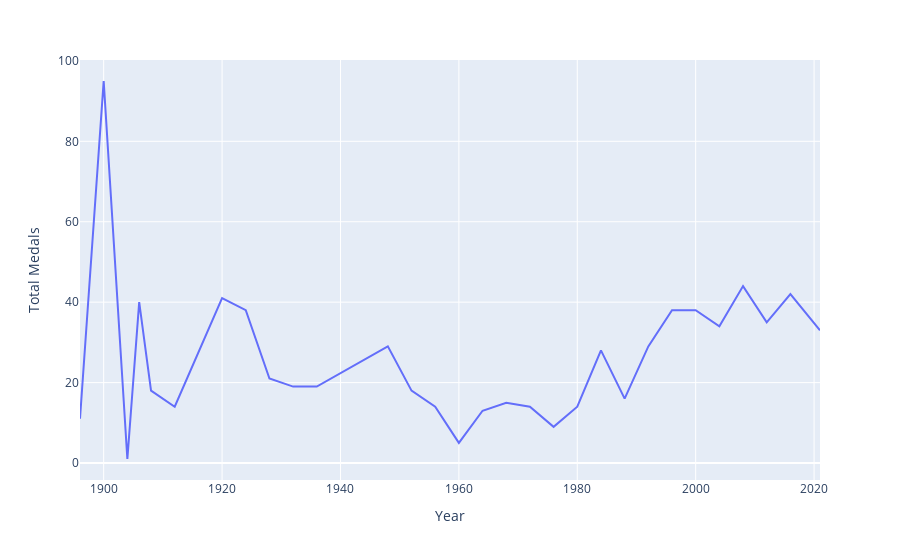

Write notebook code for a chart like this one.
### Code cell
# line chart showing the progression of france - its total medals over the years.
fig = px.line(medals[medals['Country'] == 'France'].groupby('Year')['Total'].sum(),
              x=medals[medals['Country'] == 'France'].groupby('Year')['Total'].sum().index,
              y=medals[medals['Country'] == 'France'].groupby('Year')['Total'].sum().values,
              labels={'x': 'Year', 'y': 'Total Medals'})
fig.show()

### Figure 1 — Plotly figure (JSON) as saved in the notebook; plotly's stock layout.template omitted (floating-point values rounded to 4 significant figures)
{"data": [{"hovertemplate": "Year=%{x}<br>Total Medals=%{y}<extra></extra>", "legendgroup": "", "line": {"color": "#636efa", "dash": "solid"}, "marker": {"symbol": "circle"}, "mode": "lines", "name": "", "orientation": "v", "showlegend": false, "type": "scatter", "x": [1896, 1900, 1904, 1906, 1908, 1912, 1920, 1924, 1928, 1932, 1936, 1948, 1952, 1956, 1960, 1964, 1968, 1972, 1976, 1980, 1984, 1988, 1992, 1996, 2000, 2004, 2008, 2012, 2016, 2021], "xaxis": "x", "y": [11, 95, 1, 40, 18, 14, 41, 38, 21, 19, 19, 29, 18, 14, 5, 13, 15, 14, 9, 14, 28, 16, 29, 38, 38, 34, 44, 35, 42, 33], "yaxis": "y"}], "layout": {"legend": {"tracegroupgap": 0}, "margin": {"t": 60}, "xaxis": {"anchor": "y", "domain": [0, 1], "title": {"text": "Year"}}, "yaxis": {"anchor": "x", "domain": [0, 1], "title": {"text": "Total Medals"}}}}
